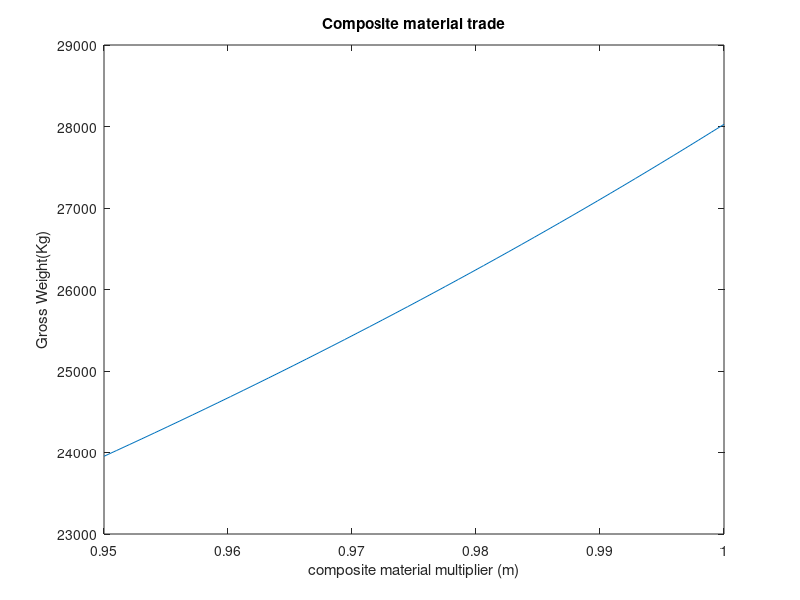

This chart was generated by the following MATLAB code:
% composite material
m=linspace(0.95,1,50)
Wgross=(185+5000)./(1-(0.1858)-((0.6292).*m))
plot(m,Wgross)
xlabel('composite material multiplier (m)')
ylabel('Gross Weight(Kg)')
title('Composite material trade')
